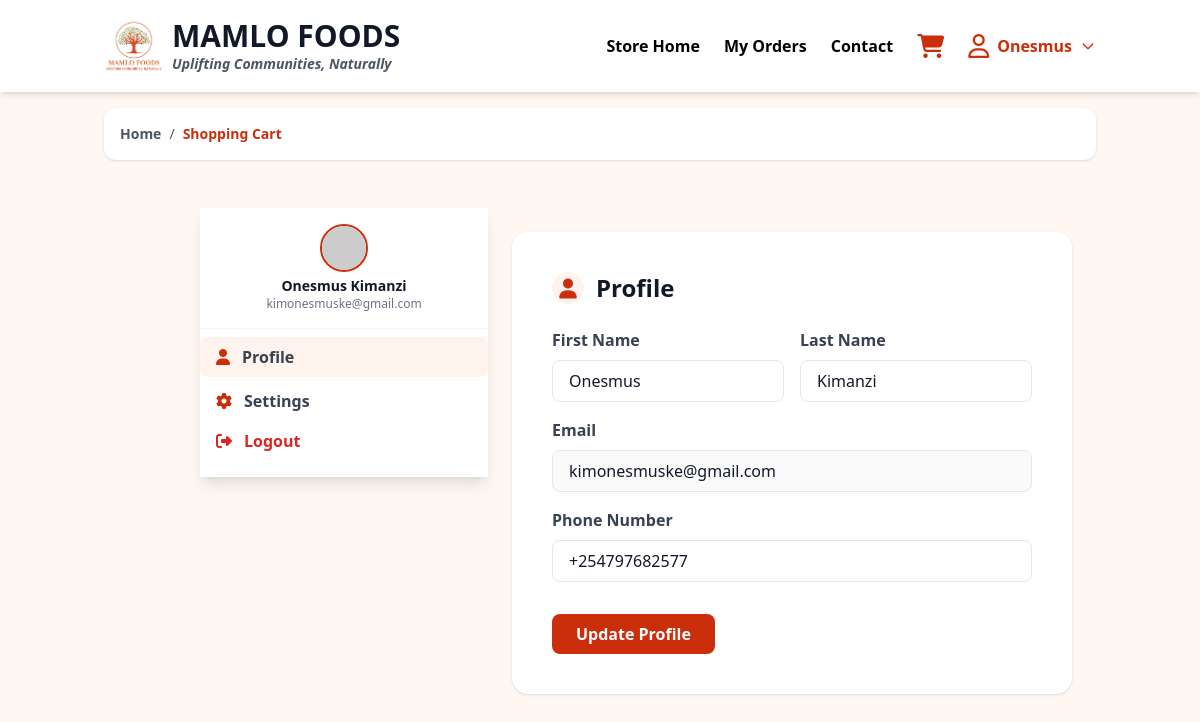
Page /store/account/ (signed in) on the committed database.
### e_commerce/models.py (models this page shows, shortened)
class CustomUser(AbstractUser):
    username = None  # Disable username field
    email = models.EmailField(_('email address'), unique=True)
    first_name = models.CharField(_('first name'), max_length=30, blank=True)
    last_name = models.CharField(_('last name'), max_length=30, blank=True)
    phone_number = models.CharField(_('phone number'), max_length=15, blank=True)
    date_joined = models.DateTimeField(_('date joined'), auto_now_add=True)
    is_active = models.BooleanField(_('active'), default=True)
    objects = CustomUserManager()
    USERNAME_FIELD = 'email'
    REQUIRED_FIELDS = []
    class Meta:
        verbose_name = _('user')
        verbose_name_plural = _('users')
    def get_full_name(self):
        return f"{self.first_name} {self.last_name}".strip()

### e_commerce/views.py (the view, shortened to what this page needs)
# urls.py: path('account/', views.Account, name='account'),
@login_required
def Account(request):
    return render(request, 'e_commerce/account.html')

### e_commerce/templatetags/user_extras.py (called while the page is built)
@register.filter
def email_name(value):
    if value and '@' in value:
        return value.split('@')[0]
    return value

### e_commerce/templates/e_commerce/account.html (shortened to what this page needs)
{% extends 'ecom_base.html' %}
{% load static %}
{% load user_extras %}
{% block content %}
<main class="container mx-auto px-4 py-4">
    <div class="bg-white rounded-xl shadow p-4 mb-8">
        <nav class="flex items-center text-gray-600 text-sm" aria-label="Breadcrumb">
            <a href="/" class="hover:text-[#CA2E0A] font-semibold">Home</a>
            <span class="mx-2">/</span>
            <span class="text-[#CA2E0A] font-bold">Shopping Cart</span>
        </nav>
    </div>
    <div class="md:min-h-screen flex flex-col md:flex-row items-stretch">
        <aside
            class="bg-white md:w-72 w-full shadow md:shadow-lg flex flex-col items-center md:items-stretch h-full p-0 md:rounded-none ml-0 md:ml-24 mt-4">
            <div class="flex flex-col items-center py-4 border-b border-gray-100">
                <img src="https://ui-avatars.com/api/?name={{ request.user.get_full_name|default:request.user.email|email_name }}&background=ca2e0a&color=fff&size=96"
                    alt="User Avatar" class="w-12 h-12 rounded-full border-2 border-[#CA2E0A] mb-1">
                <div class="font-bold text-sm">{{ request.user.get_full_name|default:request.user.email|email_name }}
                </div>
                <div class="text-gray-500 text-xs">{{ request.user.email }}</div>
            </div>
            <nav class="flex-1 w-full mt-2">
                <ul class="space-y-1">
                    <li>
                        <button type="button"
                            class="account-tab-btn flex items-center gap-3 w-full px-4 py-2 text-left rounded-lg text-gray-700 hover:bg-[#FFF3ED] transition font-semibold active-tab bg-[#FFF3ED] text-[#CA2E0A]"
                            data-tab="profile"><i class="fa fa-user" style="color:#CA2E0A;"></i>Profile</button>
                    </li>
                    <li>
                        <button type="button"
                            class="account-tab-btn flex items-center gap-3 w-full px-4 py-2 text-left rounded-lg text-gray-700 hover:bg-[#FFF3ED] transition font-semibold"
                            data-tab="settings"><i class="fa fa-gear" style="color:#CA2E0A;"></i>Settings</button>
                    </li>
                </ul>
            </nav>
            <form method="post" action="/logout/" class="w-full mt-auto mb-4">
                <button type="submit"
                    class="flex items-center gap-3 w-full px-4 py-2 rounded-lg text-red-600 hover:bg-red-50 font-bold transition">
                    <i class="fa fa-sign-out-alt"></i>Logout
                </button>
            </form>
        </aside>
        <main class="flex-1 flex justify-center items-start py-10 px-2 md:px-6 h-full">
            <div class="w-full max-w-3xl bg-white rounded-2xl shadow p-6 md:p-10">
                <div class="account-tab-content" id="tab-profile">
                    <div class="flex items-center gap-3 mb-6">
                        <span
                            class="inline-flex items-center justify-center w-8 h-8 rounded-full bg-[#FFF3ED] text-[#CA2E0A]">
                            <i class="fa fa-user fa-lg"></i>
                        </span>
                        <h2 class="text-2xl font-bold text-gray-900">Profile</h2>
                    </div>
                    <form method="post" autocomplete="off" id="profile-form">
                        <div class="grid grid-cols-1 md:grid-cols-2 gap-4 mb-4">
                            <div>
                                <label for="first_name" class="block text-gray-700 font-semibold mb-2">First
                                    Name</label>
                                <input type="text" id="first_name" name="first_name" required
                                    class="w-full px-4 py-2 border rounded-lg focus:outline-none focus:ring-2 focus:ring-[#CA2E0A]"
                                    placeholder="Onesmus" value="{{ request.user.first_name }}">
                            </div>
                            <div>
                                <label for="last_name" class="block text-gray-700 font-semibold mb-2">Last Name</label>
                                <input type="text" id="last_name" name="last_name" required
                                    class="w-full px-4 py-2 border rounded-lg focus:outline-none focus:ring-2 focus:ring-[#CA2E0A]"
                                    placeholder="Kimanzi" value="{{ request.user.last_name }}">
                            </div>
                        </div>
                        <div class="mb-4">
                            <label for="email" class="block text-gray-700 font-semibold mb-2">Email</label>
                            <input type="email" id="email" name="email" required
                                class="w-full px-4 py-2 border rounded-lg focus:outline-none focus:ring-2 focus:ring-[#CA2E0A]"
                                placeholder="Kimonesmuske@gmail.com" value="{{ request.user.email }}" disabled>
                        </div>
                        <div class="mb-6">
                            <label for="phone" class="block text-gray-700 font-semibold mb-2">Phone Number</label>
                            <input type="tel" id="phone" name="phone" required
                                class="w-full px-4 py-2 border rounded-lg focus:outline-none focus:ring-2 focus:ring-[#CA2E0A]"
                                placeholder="e.g. +254712345678" value="{{ request.user.phone_number }}">
                        </div>
                        <button type="submit" id="profile-btn"
                            class="mt-2 px-6 py-2 rounded-lg bg-[#CA2E0A] text-white font-bold text-base hover:bg-[#a82307] transition">Update
                            Profile</button>
                    </form>
                </div>
            </div>
        </main>
    </div>
</main>
{% endblock content %}

### templates/ecom_base.html (shortened to what this page needs)
{% load static %}
{% load user_extras %}
<!DOCTYPE html>
<html lang="en" class="scroll-smooth">
<head>
    <script src="https://cdn.tailwindcss.com"></script>
    <link rel="stylesheet" href="https://cdnjs.cloudflare.com/ajax/libs/font-awesome/6.4.2/css/all.min.css">
    <link rel="stylesheet" href="https://cdn.jsdelivr.net/npm/swiper@11/swiper-bundle.min.css" />
</head>
<body class="bg-[#FFF8F2] text-gray-900 font-sans">
    <header class="sticky top-0 z-50 bg-white shadow-md">
        <div class="container mx-auto flex items-center justify-between px-4 py-4">
            <div class="flex items-center space-x-2 hidden sm:flex">
                <img src="{% static 'images/logo.png' %}" alt="MamloFoods Logo" class="h-[60px] w-auto">
                <a href="{% url 'index' %}" class="text-3xl font-bold text-primary">
                    MAMLO FOODS
                    <span class="block text-sm text-gray-600 italic">Uplifting Communities, Naturally</span>
                </a>
            </div>
            <div class="flex items-center space-x-6">
                <nav class="hidden md:flex space-x-6 text-black font-bold items-center">
                    <a href="{% url 'home' %}" class="hover:text-[#CA2E0A] transition-colors">Store Home</a>
                    <a href="{% url 'order_page' %}" class="hover:text-[#CA2E0A] transition-colors">My Orders</a>
                    <a href="{% url 'contact' %}" class="hover:text-[#CA2E0A] transition-colors">Contact</a>
                </nav>
                <a href="{% url 'cart' %}" class="relative group ml-2" aria-label="Cart">
                    <i
                        class="fa-solid fa-cart-shopping text-2xl text-[#CA2E0A] group-hover:scale-110 transition-transform"></i>
                </a>
                <div class="relative group ml-2">
                    <button id="account-menu-btn" aria-label="Account menu"
                        class="flex items-center gap-2 focus:outline-none">
                        <i
                            class="fa-regular fa-user text-2xl text-[#CA2E0A] group-hover:scale-110 transition-transform"></i>
                        {% if request.user.is_authenticated %}
                        <span class="font-semibold text-[#CA2E0A] md:inline">
                            {{ request.user.first_name|default:request.user.email|email_name }}
                        </span>
                        {% else %}
                        <span class="font-semibold text-[#CA2E0A] md:inline">Guest User</span>
                        {% endif %}
                        <svg class="w-4 h-4 text-[#CA2E0A]" fill="none" stroke="currentColor" viewBox="0 0 24 24">
                            <path stroke-linecap="round" stroke-linejoin="round" stroke-width="2" d="M19 9l-7 7-7-7" />
                        </svg>
                    </button>
                </div>
            </div>
        </div>
    </header>
    {% block content %}
    {% endblock content %}
</body>
</html>

### templates/ecom_base.html (style rules this page uses)
html { scroll-behavior: smooth; }

### rows in the picture
CustomUser: user.first_name|email_name "Onesmus", user.get_full_name|email_name "Onesmus Kimanzi", user.email "kimonesmuske@gmail.com", first_name "Onesmus", last_name "Kimanzi", email "kimonesmuske@gmail.com", phone "+254797682577"
